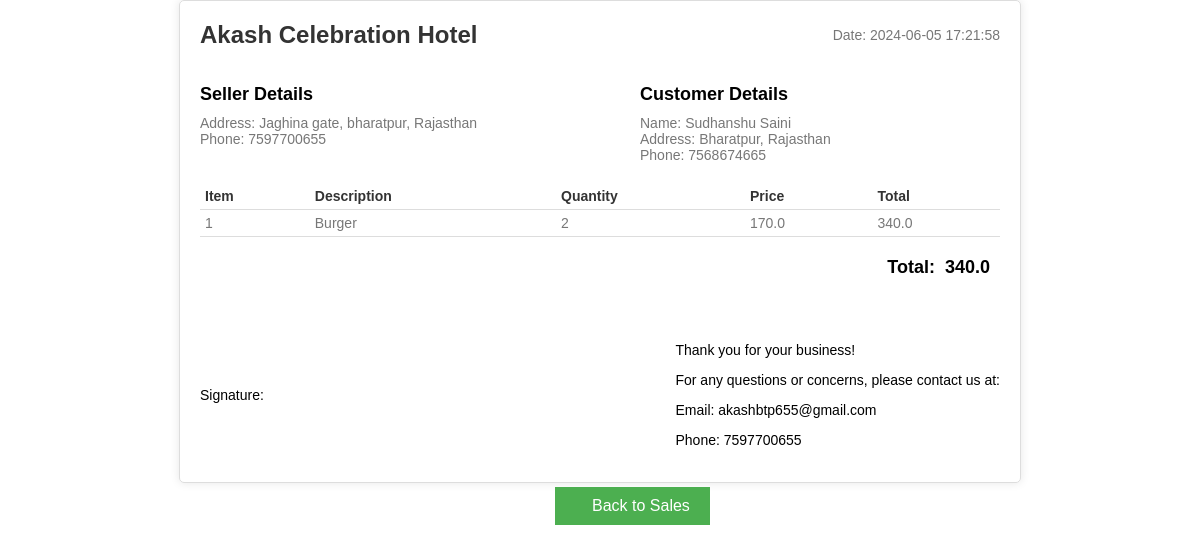
The page /printbill/11 (signed in) on the database its author committed.
### tables this page shows
CREATE TABLE seller
				(
					id INTEGER primary key,
					username TEXT,
					password TEXT,
					seller_name TEXT,
					mob_no TEXT,
					email TEXT,
					shop_name TEXT,
					address TEXT,
					register_date TEXT
				);

CREATE TABLE sales
				(
					id INTEGER primary key,
					seller_id INTEGER,
					customer_name TEXT,
					cus_mob TEXT,
					cus_email TEXT,
					cus_address TEXT,
					product TEXT,
					quantity INTEGER,
					price REAL,
					totle_amount Real,
					sale_date TEXT
				);

### app.py (the view)
@app.route('/printbill/<int:sale_id>')
def printbill(sale_id):
	msg = True
	conn = sqlite3.connect('Database.db')
	cur = conn.cursor()
	cur.execute("SELECT * FROM sales WHERE id=?",(sale_id,))
	sales_data = cur.fetchall()
	cur.close()
	conn = sqlite3.connect('Database.db')
	cur = conn.cursor()
	cur.execute("SELECT shop_name,address,mob_no,email FROM seller WHERE id=?",(sales_data[0][1],))
	seller = cur.fetchall()
	cur.close()
	customer_detail = [sales_data[0][2], sales_data[0][5], sales_data[0][3], sales_data[0][10]]
	product_detail = [sales_data[0][6], sales_data[0][7], sales_data[0][8], sales_data[0][9]]
	seller_detail = [seller[0][0], seller[0][1], seller[0][2], seller[0][3]]
	return render_template('bill_template.html', customer_detail=customer_detail, seller_detail=seller_detail, product_detail=product_detail)

### templates/bill_template.html (shortened to what this page needs)
<!DOCTYPE html>
<html>
<head>
</head>
<body>
  <div class="container">
    <div class="header">
      <div class="logo">{{seller_detail[0]}}</div>
      <div class="date">Date: {{customer_detail[3]}}</div>
    </div>
    <div class="details">
      <div class="seller">
        <h2>Seller Details</h2>
        <p>Address: {{seller_detail[1]}}</p>
        <p>Phone: {{seller_detail[2]}}</p>
    </div>
        <div class="customer">
      <h2>Customer Details</h2>
      <p>Name: {{customer_detail[0]}}</p>
      <p>Address: {{customer_detail[1]}}</p>
      <p>Phone: {{customer_detail[2]}}</p>
    </div>
  </div>
  <table class="items">
    <thead>
      <tr>
        <th>Item</th>
        <th>Description</th>
        <th>Quantity</th>
        <th>Price</th>
        <th>Total</th>
      </tr>
    </thead>
    <tbody>
      <tr>
        <td>1</td>
        <td>{{product_detail[0]}}</td>
        <td>{{product_detail[1]}}</td>
        <td>{{product_detail[2]}}</td>
        <td>{{product_detail[3]}}</td>
      </tr>
    </tbody>
  </table>
  <div class="total">
    <span>Total:</span>
    <span>{{product_detail[3]}}</span>
  </div>
  <div class="footer">
    <div class="signature-box">
      <div class="signature-label">Signature:</div>
    </div>
    <div class="contact">
      <p>Thank you for your business!</p>
      <p>For any questions or concerns, please contact us at:</p>
      <p>Email: {{seller_detail[3]}}</p>
      <p>Phone: {{seller_detail[2]}}</p>
    </div>
  </div>
</div>
  <div>
    <button class="print-button" onclick="window.print()">Print</button>
    <a class="back-button" href="/my_sales">Back to Sales</a>
  </div>
</body>
</html>

### templates/bill_template.html (style rules this page uses)
body { font-family: Arial, sans-serif; font-size: 14px; margin: 0; padding: 0; }
.container { max-width: 800px; margin: 0 auto; padding: 20px; border: 1px solid #ddd; border-radius: 5px; box-shadow: 0 0 10px rgba(0,0,0,0.1); }
.header { display: flex; justify-content: space-between; align-items: center; margin-bottom: 20px; }
.logo { font-weight: bold; font-size: 24px; color: #333; }
.date { font-size: 14px; color: #777; }
.details { display: flex; justify-content: space-between; margin-bottom: 20px; }
.seller, .customer { flex-basis: 45%; }
.seller h2, .customer h2 { font-size: 18px; font-weight: bold; margin-bottom: 10px; }
.seller p, .customer p { font-size: 14px; color: #777; margin: 0; }
.items { width: 100%; border-collapse: collapse; margin-bottom: 20px; }
.items th { font-weight: bold; font-size: 14px; color: #333; text-align: left; padding: 5px; border-bottom: 1px solid #ddd; }
.items td { font-size: 14px; color: #777; padding: 5px; border-bottom: 1px solid #ddd; }
.total { display: flex; justify-content: flex-end; align-items: center; font-size: 18px; font-weight: bold; }
.total span { margin-right: 10px; }
.footer { margin-top: 50px; display: flex; justify-content: space-between; align-items: center; }
.print-button { background-color: #4CAF50; color: white; padding: 10px 20px; border: none; text-align: center; text-decoration: none; display: inline-block; font-size: 16px; margin: 4px 2px; cursor: pointer; position: fixed; right: 570px; }
.back-button { background-color: #4CAF50; color: white; padding: 10px 20px; border: none; text-align: center; text-decoration: none; display: inline-block; font-size: 16px; margin: 4px 2px; cursor: pointer; position: fixed; left: 570px; }

### rows shown on the page
seller: shop_name "Akash Celebration Hotel", address "Jaghina gate, bharatpur, Rajasthan", mob_no "7597700655", email "akashbtp655@gmail.com"
sales: sale_date "2024-06-05 17:21:58", customer_name "Sudhanshu Saini", cus_address "Bharatpur, Rajasthan", cus_mob "7568674665", product "Burger", price "170.0", totle_amount "340.0"

### other values the page prints
{{ product_detail[1] }} "2"
